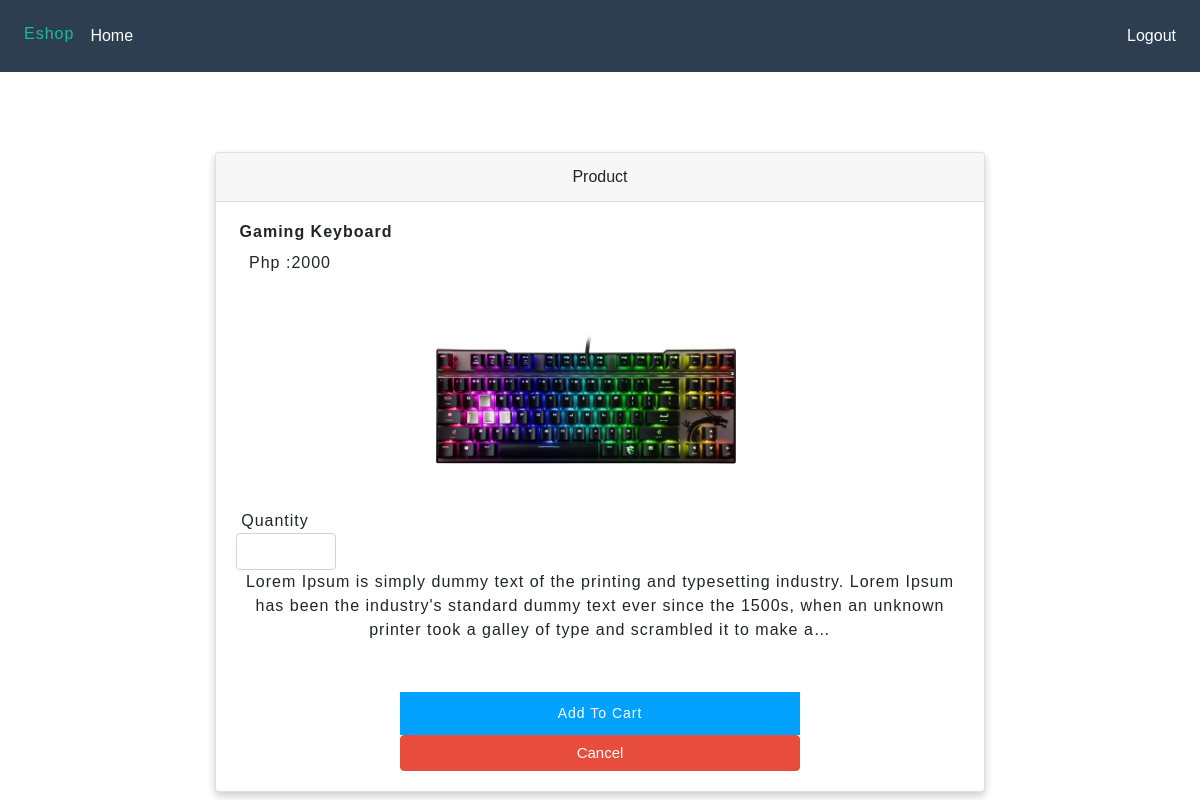
The app's page /products/17 with its own data.
### tables this page shows
CREATE TABLE IF NOT EXISTS `products` (
  `id` int(11) NOT NULL,
  `title` varchar(255) NOT NULL,
  `description` varchar(1200) NOT NULL,
  `quantity` varchar(200) NOT NULL,
  `price` varchar(200) NOT NULL,
  `upload-photo` varchar(1000) NOT NULL,
  `date_posted` timestamp NOT NULL DEFAULT CURRENT_TIMESTAMP,
  `category` varchar(255) NOT NULL
);

### application/controllers/Main.php (called while the page is built, shortened)
<?php
	class Main extends CI_Controller{
		public function  getproduct($id= NULL){
			$data ['product']= $this->main_model->get_product($id);
			$data['title'] = $data['product']['title'];
			$this->load->view('header/header');
			$this->load->view('main/product',$data);
			$this->load->view('header/footer');
		}
}

### index.php (called while the page is built, shortened)
<?php
require_once BASEPATH.'core/CodeIgniter.php';

### application/models/Main_model.php (called while the page is built, shortened)
	<?php
class Main_model extends CI_Model{
	public function get_product($id = FALSE)
	{
		$query = $this->db->get_where('products', array('id' => $id));
		return $query->row_array();
		}
}

### application/views/main/product.php (the view, shortened to what this page needs)
<?php echo form_open_multipart('main/addcart'); ?>
<div class="card">
  <div class="card-header">
    Product
  </div>
  <div class="card-body">
    <h3 class="card-title" style="margin-right:  680px; width: 160px;"><b><?php echo $product['title']; ?></b></h3>
    <h5 class="card-title" style="margin-right:  620px;">Php :<?php echo $product['price']; ?></h5>
    <p style="width: 300px;margin-left: 200px;"><img  src="<?php echo base_url(); ?>assets/image/upload/<?php echo $product['upload-photo']; ?>"></p>
<p style="margin-right: 650px;">Quantity</p>
 	<input style="width: 100px;" class="form-control" type="number" name="quantity" min="1"  required >
    <p class="card-text"><?php echo word_limiter($product['description'],40); ?></p>
    <button onclick="myFunction()" style="width: 400px;"   name="submit" type="submit">Add to Cart</button>
    </form>
    <a style="width: 400px;" class="btn btn-danger" href="<?php echo base_url(); ?>index">Cancel</a>

### assets/css/style.css (style rules this page uses)
html, body, div, span, applet, object, iframe, h1, h2, h3, h4, h5, h6, p, blockquote, pre, a, abbr, acronym, address, big, cite, code, del, dfn, em, img, ins, kbd, q, s, samp, small, strike, strong, sub, sup, tt, var, b, u, i, dl, dt, dd, ol, nav ul, nav li, fieldset, form, label, legend, table, caption, tbody, tfoot, thead, tr, th, td, article, aside, canvas, details, embed, figure, figcaption, footer, header, hgroup, menu, nav, output, ruby, section, summary, time, mark, audio, video { margin: 0; padding: 0; border: 0; font-size: 100%; vertical-align: baseline; }
a { text-decoration: none; }
img { max-width: 100%; }
html, body { padding: 0; margin: 0; background: #fff; font-family: 'Source Sans Pro', sans-serif; }
body a { transition: 0.5s all; -webkit-transition: 0.5s all; -moz-transition: 0.5s all; -o-transition: 0.5s all; -ms-transition: 0.5s all; text-decoration: none; }
h1, h2, h3, h4, h5, h6 { margin: 0; padding: 0; font-family: 'Source Sans Pro', sans-serif; letter-spacing: 1px; }
p { margin: 0; padding: 0; letter-spacing: 1px; font-family: 'Source Sans Pro', sans-serif; }
body { background-repeat: no-repeat; background-position: center; background-size: cover; -webkit-background-size: cover; -moz-background-size: cover; -o-background-size: cover; box-sizing: border-box; min-height: 100vh; }
button[type=submit] { background: #00a1ff; outline: none; color: #fff; font-size: 14px; font-weight: 400; border: none; padding: 11px 20px; letter-spacing: 1px; text-transform: capitalize; cursor: pointer; transition: 0.5s all; margin: 56px 0px 0px; -webkit-transition: 0.5s all; -o-transition: 0.5s all; -moz-transition: 0.5s all; -ms-transition: 0.5s all; }
@media (max-width:1366px) { button[type=submit] { margin: 50px 0px 0px; } }

### application/views/header/header.php (style rules this page uses)
.card { box-shadow: 0 4px 8px 0 rgba(0, 0, 0, 0.2); max-width: 900px; margin: auto; text-align: center; font-family: arial; }
.card button { border: none; outline: 0; padding: 12px; color: white; background-color: #000; text-align: center; cursor: pointer; width: 100%; font-size: 18px; }

### records on screen
products: title "Gaming Keyboard", price "2000", value (picture), description "Lorem Ipsum is simply dummy text of the printing and typesetting industry. Lorem Ipsum has been the industry's standard dummy text ever since the 1500s, when an unknown printer took a galley of type and scrambled it to make a…"
